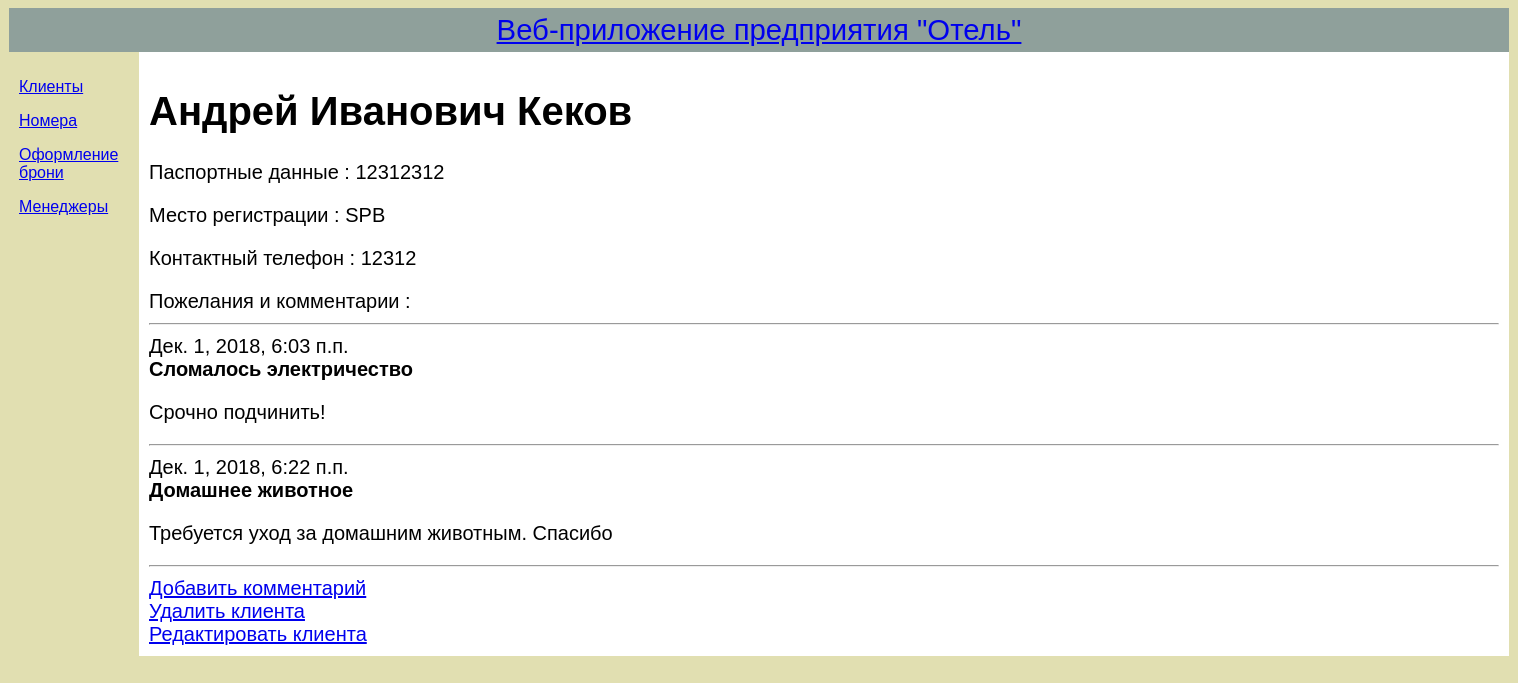
The app's page /clients/3/ with its own data.
### blog/models.py (models this page shows, shortened)
class Client(models.Model):
    fio = models.CharField(max_length=200)
    pasport = models.CharField(max_length=50)
    reg_town = models.CharField(max_length=50)
    telephone = models.CharField(max_length=50)

class Comment(models.Model):
    client = models.ForeignKey('blog.Client', on_delete=models.CASCADE, related_name='comments')
    topic = models.CharField(max_length=200)
    text = models.TextField()
    created_date = models.DateTimeField(default=timezone.now)

### blog/views.py (the view)
# urls.py: path('clients/<pk>/', views.client_detail, name='client_detail'),
def client_detail(request, pk):
    client = get_object_or_404(Client, pk=pk)
    return render(request, 'blog/client_detail.html', {'client': client})

### blog/templates/blog/client_detail.html
{% extends 'blog/base.html' %}
{% block content %}
    <div class="client">
        <h1>{{ client.fio }}</h1>
        <p>Паспортные данные : {{ client.pasport|linebreaksbr }}</p>
        <p>Место регистрации : {{ client.reg_town|linebreaksbr }}</p>
        <p>Контактный телефон : {{ client.telephone|linebreaksbr }}</p>
        Пожелания и комментарии :
            <hr>
{% for comment in client.comments.all %}
    <div class="client">
        <div class="date">{{ comment.created_date }}</div>
        <strong>{{ comment.topic }}</strong>
        <p>{{ comment.text|linebreaks }}</p>
        <hr>
    </div>
{% empty %}
    <p>У клиента пока нет пожеланий и комментариев </p>
{% endfor %}
    <a class="btn btn-default2" href="{% url 'add_comment_to_client' pk=client.pk %}">Добавить комментарий </a>
    <br>
        <a class="btn btn-default" href="{% url 'client_remove' pk=client.pk %}">Удалить клиента</a>
    </div>
    	<a class="btn btn-default1" href="{% url 'client_edit' pk=client.pk %}">Редактировать клиента</a>
    </div>
{% endblock %}

### blog/templates/blog/base.html (style rules this page uses)
body { font: 10pt Arial, Helvetica, sans-serif; background: #e1dfb1; }

### records on screen
Client: fio "Андрей Иванович Кеков", pasport "12312312", reg_town "SPB", telephone "12312"
Comment: created_date "Дек. 1, 2018, 6:03 п.п.", topic "Сломалось электричество", text "Срочно подчинить!"
Comment: created_date "Дек. 1, 2018, 6:22 п.п.", topic "Домашнее животное", text "Требуется уход за домашним животным. Спасибо"
